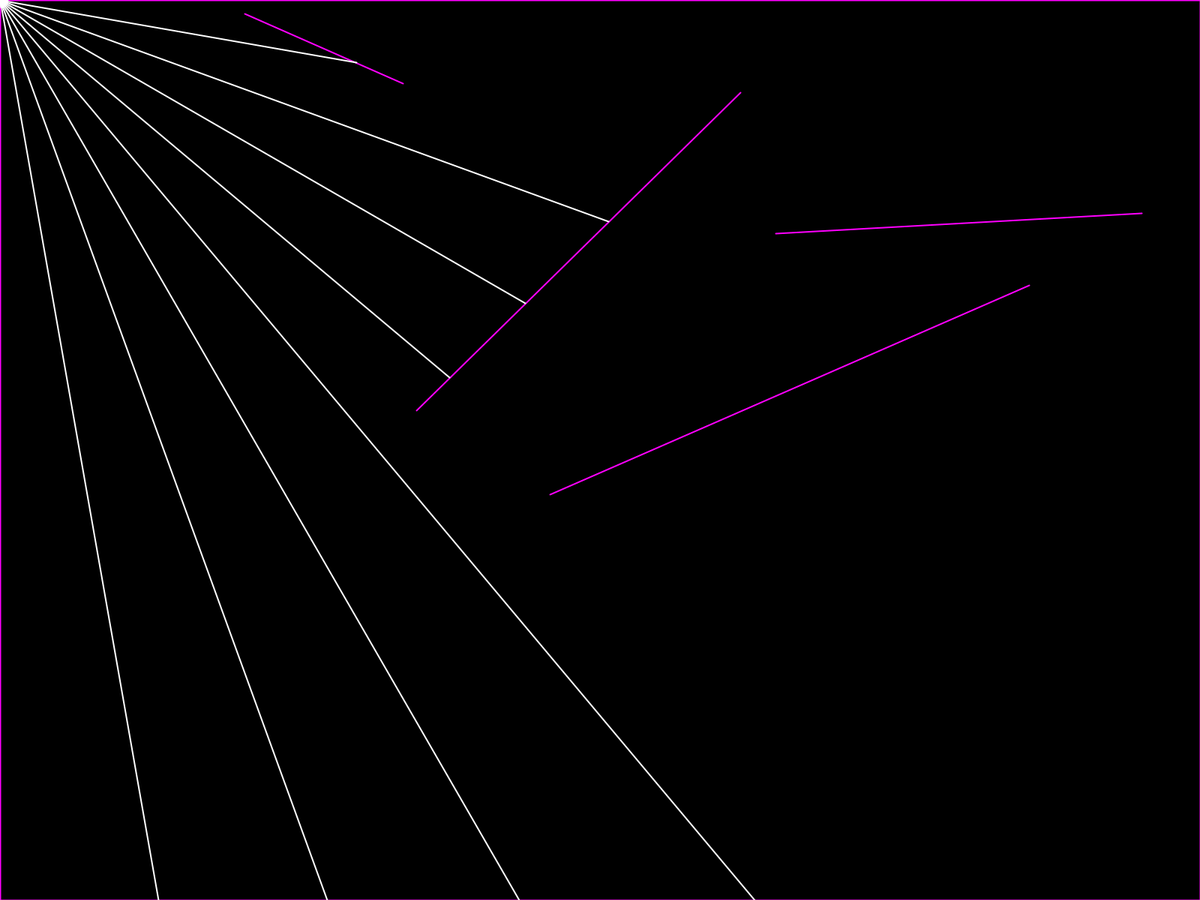
Frame 1 (no input)
Frame 60 (the mouse pressed at the canvas centre just before this capture): identical to frame 1, image omitted
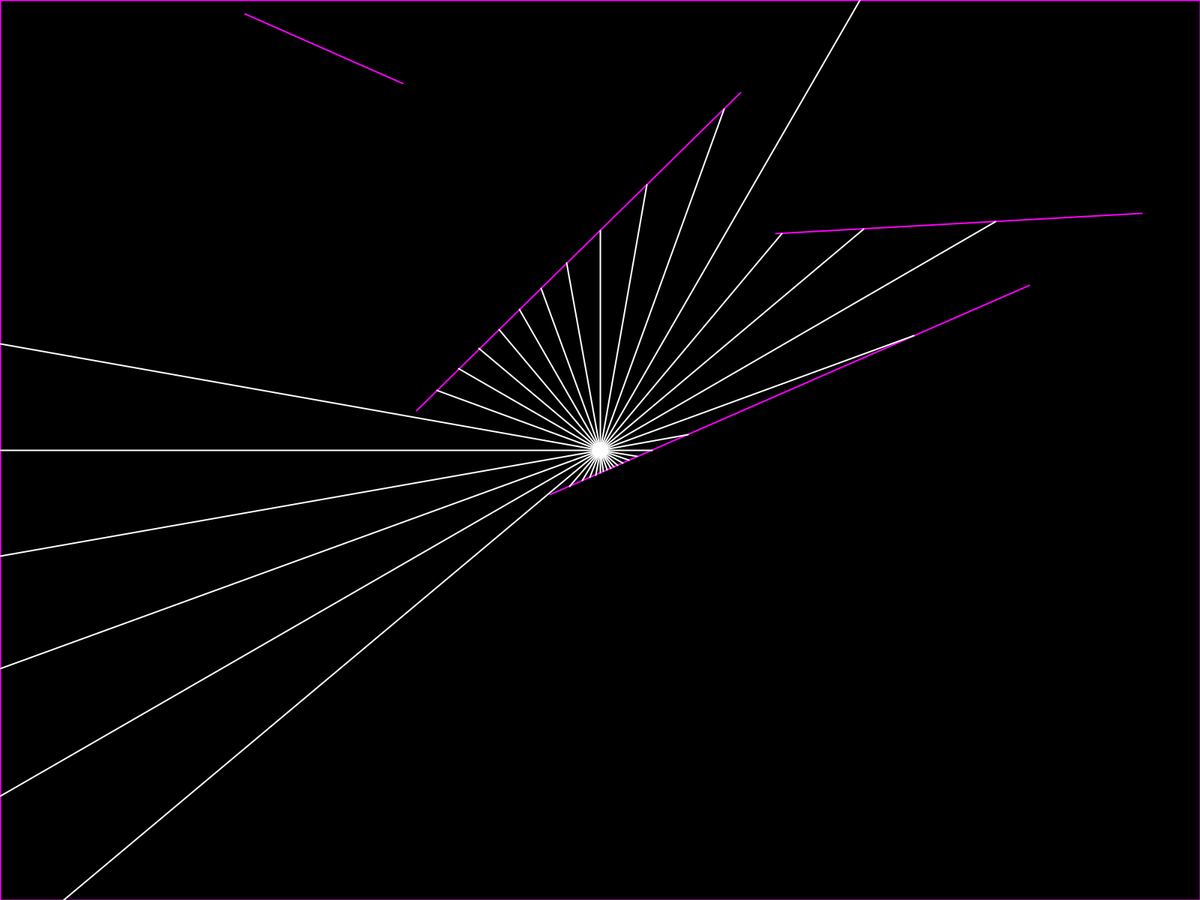
Frame 120 (the mouse held since frame 60 and released just before this capture)

The Processing sketch that drew these frames (run headless with seeded random() and noise(); from frame 60 on, the mouse is pressed at the canvas centre):

// Processing sketch: Raycasting
// ── Raycasting.pde
ArrayList<Boundary> bounds;
Light light;

void setup() {
  //size(800, 600);
  fullScreen();

  bounds = new ArrayList<Boundary>();
  for (int i = 0; i < 4; i++) {
    bounds.add(new Boundary(random(width), random(height), random(width), random(height)));
  }
  
  //Walls at the sides
  bounds.add(new Boundary(0, 0, width, 0));
  bounds.add(new Boundary(0, 0, 0, height));
  bounds.add(new Boundary(width, height, width, 0));
  bounds.add(new Boundary(width, height, 0, height));

  light = new Light(new PVector(width / 2, height / 2));
}

void draw() {
  background(0);

  for (Boundary b : bounds) {
    b.show();
  } 

  light.show();
  light.castLight(bounds);
}

// ── Boundary.pde
class Boundary {

  PVector a, b;

  Boundary(float x1, float y1, float x2, float y2) {
    a = new PVector(x1, y1);
    b = new PVector(x2, y2);
  }

  void show() {
    stroke(255, 0, 255);
    strokeWeight(2);
    line(a.x, a.y, b.x, b.y);
  }
}

// ── Light.pde
class Light {

  PVector pos;
  ArrayList<Ray> rays;
  Light(PVector pos) {
    this.pos = pos;
    rays = new ArrayList<Ray>();
    for (int i = 0; i < 360; i += 10) {
      rays.add(new Ray(pos.x, pos.y, radians(i)));
    }
  }

  void show() {
    for (Ray r : rays) {
      pos.x = mouseX;
      pos.y = mouseY;
      r.move(pos);
      r.show();
    }
  }

  void castLight(ArrayList<Boundary> bounds) {
    for (Ray r : rays) {
      float recordDistance = 1000000000;
      PVector recordPos = new PVector();
      for (Boundary b : bounds) {
        PVector pt = r.cast(b);

        if (pt != null) {
          float d = dist(r.pos.x, r.pos.y, pt.x, pt.y);

          if (d < recordDistance) {
            recordDistance = d;
            recordPos = pt;
          }
        }
      }
      if (recordPos != null) {
        line(r.pos.x, r.pos.y, recordPos.x, recordPos.y);
      }
    }
  }
}

// ── Ray.pde
class Ray {

  PVector pos, dir;

  Ray(float x, float y, float angle) {
    pos = new PVector(x, y);
    dir = PVector.fromAngle(angle);
  }

  void show() {
    stroke(255);
    push();
    translate(pos.x, pos.y);
    line(0, 0, dir.x * 10, dir.y * 10);
    pop();
  }

  PVector cast(Boundary b) {
    //Wall's points
    float x1 = b.a.x;
    float y1 = b.a.y;
    float x2 = b.b.x;
    float y2 = b.b.y;

    //Ray's points
    float x3 = pos.x;
    float y3 = pos.y;
    float x4 = pos.x + dir.x;
    float y4 = pos.y + dir.y;

    float den = (x1 - x2) * (y3 - y4) - (y1 - y2) * (x3 - x4);

    if (den == 0) {
      return null;
    }

    float t = ((x1 - x3) * (y3 - y4) - (y1 - y3) * (x3 - x4)) / den;
    float u = -((x1 - x2) * (y1 - y3) - (y1 - y2) * (x1 - x3)) / den;

    if (t > 0 && t < 1 && u > 0) {
      return new PVector((x1 + t * (x2 - x1)), y1 + t * (y2 - y1));
    } else {
      return null;
    }
  }
  
  void move(PVector pos){
    this.pos = pos;
  }
}
